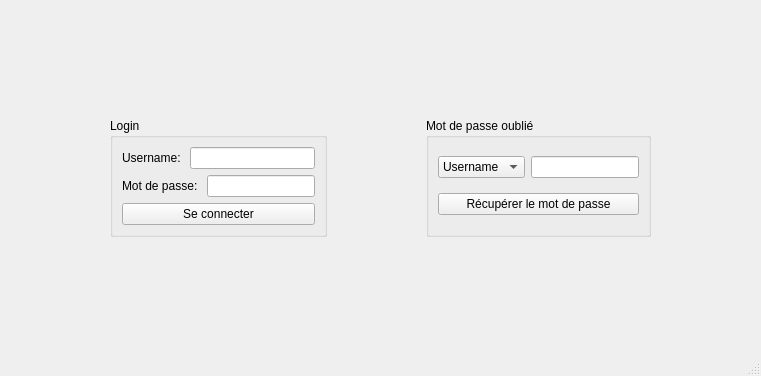
<?xml version="1.0" encoding="UTF-8"?>
<ui version="4.0">
 <class>MainWindow</class>
 <widget class="QMainWindow" name="MainWindow">
  <property name="geometry">
   <rect>
    <x>0</x>
    <y>0</y>
    <width>761</width>
    <height>376</height>
   </rect>
  </property>
  <property name="windowTitle">
   <string>MainWindow</string>
  </property>
  <widget class="QWidget" name="centralwidget">
   <layout class="QVBoxLayout" name="verticalLayout_2">
    <item>
     <widget class="QStackedWidget" name="stackedWidget">
      <property name="currentIndex">
       <number>0</number>
      </property>
      <widget class="QWidget" name="page">
       <layout class="QVBoxLayout" name="verticalLayout_7">
        <item>
         <spacer name="verticalSpacer">
          <property name="orientation">
           <enum>Qt::Vertical</enum>
          </property>
          <property name="sizeHint" stdset="0">
           <size>
            <width>20</width>
            <height>40</height>
           </size>
          </property>
         </spacer>
        </item>
        <item>
         <layout class="QVBoxLayout" name="verticalLayout_6">
          <item>
           <layout class="QHBoxLayout" name="horizontalLayout_6">
            <item>
             <spacer name="horizontalSpacer">
              <property name="orientation">
               <enum>Qt::Horizontal</enum>
              </property>
              <property name="sizeHint" stdset="0">
               <size>
                <width>40</width>
                <height>20</height>
               </size>
              </property>
             </spacer>
            </item>
            <item>
             <layout class="QVBoxLayout" name="verticalLayout_5">
              <item>
               <widget class="QGroupBox" name="groupBox">
                <property name="title">
                 <string>Login</string>
                </property>
                <layout class="QVBoxLayout" name="verticalLayout">
                 <item>
                  <layout class="QHBoxLayout" name="horizontalLayout">
                   <item>
                    <widget class="QLabel" name="label">
                     <property name="text">
                      <string>Username: </string>
                     </property>
                    </widget>
                   </item>
                   <item>
                    <widget class="QLineEdit" name="lineEdit_Username"/>
                   </item>
                  </layout>
                 </item>
                 <item>
                  <layout class="QHBoxLayout" name="horizontalLayout_2">
                   <item>
                    <widget class="QLabel" name="label_2">
                     <property name="text">
                      <string>Mot de passe: </string>
                     </property>
                    </widget>
                   </item>
                   <item>
                    <widget class="QLineEdit" name="lineEdit_Password">
                     <property name="echoMode">
                      <enum>QLineEdit::Password</enum>
                     </property>
                    </widget>
                   </item>
                  </layout>
                 </item>
                 <item>
                  <widget class="QPushButton" name="pushButtonSeConnecter">
                   <property name="text">
                    <string>Se connecter</string>
                   </property>
                  </widget>
                 </item>
                </layout>
               </widget>
              </item>
             </layout>
            </item>
            <item>
             <spacer name="horizontalSpacer_3">
              <property name="orientation">
               <enum>Qt::Horizontal</enum>
              </property>
              <property name="sizeHint" stdset="0">
               <size>
                <width>40</width>
                <height>20</height>
               </size>
              </property>
             </spacer>
            </item>
            <item>
             <widget class="QGroupBox" name="groupBox_3">
              <property name="title">
               <string>Mot de passe oublié</string>
              </property>
              <layout class="QVBoxLayout" name="verticalLayout_4">
               <item>
                <layout class="QHBoxLayout" name="horizontalLayout_5">
                 <item>
                  <widget class="QComboBox" name="comboBox">
                   <item>
                    <property name="text">
                     <string>Username</string>
                    </property>
                   </item>
                   <item>
                    <property name="text">
                     <string>Email</string>
                    </property>
                   </item>
                  </widget>
                 </item>
                 <item>
                  <widget class="QLineEdit" name="lineEdit_Username_mdp_oublie"/>
                 </item>
                </layout>
               </item>
               <item>
                <widget class="QPushButton" name="pushButtonmdpoubliee">
                 <property name="text">
                  <string>Récupérer le mot de passe</string>
                 </property>
                </widget>
               </item>
              </layout>
             </widget>
            </item>
            <item>
             <spacer name="horizontalSpacer_2">
              <property name="orientation">
               <enum>Qt::Horizontal</enum>
              </property>
              <property name="sizeHint" stdset="0">
               <size>
                <width>40</width>
                <height>20</height>
               </size>
              </property>
             </spacer>
            </item>
           </layout>
          </item>
         </layout>
        </item>
        <item>
         <spacer name="verticalSpacer_2">
          <property name="orientation">
           <enum>Qt::Vertical</enum>
          </property>
          <property name="sizeHint" stdset="0">
           <size>
            <width>20</width>
            <height>40</height>
           </size>
          </property>
         </spacer>
        </item>
       </layout>
      </widget>
      <widget class="QWidget" name="page_2">
       <layout class="QVBoxLayout" name="verticalLayout_19">
        <item>
         <layout class="QVBoxLayout" name="verticalLayout_18">
          <item>
           <spacer name="verticalSpacer_8">
            <property name="orientation">
             <enum>Qt::Vertical</enum>
            </property>
            <property name="sizeHint" stdset="0">
             <size>
              <width>20</width>
              <height>40</height>
             </size>
            </property>
           </spacer>
          </item>
          <item>
           <layout class="QHBoxLayout" name="horizontalLayout_23">
            <item>
             <spacer name="horizontalSpacer_11">
              <property name="orientation">
               <enum>Qt::Horizontal</enum>
              </property>
              <property name="sizeHint" stdset="0">
               <size>
                <width>40</width>
                <height>20</height>
               </size>
              </property>
             </spacer>
            </item>
            <item>
             <layout class="QVBoxLayout" name="verticalLayout_17">
              <item>
               <widget class="QPushButton" name="pushButton_ENR">
                <property name="text">
                 <string>Enregistrement des compte</string>
                </property>
               </widget>
              </item>
              <item>
               <layout class="QHBoxLayout" name="horizontalLayout_21">
                <item>
                 <widget class="QPushButton" name="pushButton_2">
                  <property name="text">
                   <string>Gestion de finance</string>
                  </property>
                 </widget>
                </item>
                <item>
                 <widget class="QPushButton" name="pushButton_5">
                  <property name="text">
                   <string>Gestion des clients</string>
                  </property>
                 </widget>
                </item>
                <item>
                 <widget class="QPushButton" name="pushButton_6">
                  <property name="text">
                   <string>Gestion de maintenance</string>
                  </property>
                 </widget>
                </item>
               </layout>
              </item>
              <item>
               <layout class="QHBoxLayout" name="horizontalLayout_22">
                <item>
                 <widget class="QPushButton" name="pushButton_7">
                  <property name="text">
                   <string>Gestion de fournisseurs</string>
                  </property>
                 </widget>
                </item>
                <item>
                 <widget class="QPushButton" name="pushButton_15">
                  <property name="text">
                   <string>Gestion des employées</string>
                  </property>
                 </widget>
                </item>
                <item>
                 <widget class="QPushButton" name="pushButton_13">
                  <property name="text">
                   <string>Gestion de stock</string>
                  </property>
                 </widget>
                </item>
               </layout>
              </item>
             </layout>
            </item>
            <item>
             <spacer name="horizontalSpacer_12">
              <property name="orientation">
               <enum>Qt::Horizontal</enum>
              </property>
              <property name="sizeHint" stdset="0">
               <size>
                <width>40</width>
                <height>20</height>
               </size>
              </property>
             </spacer>
            </item>
           </layout>
          </item>
          <item>
           <spacer name="verticalSpacer_7">
            <property name="orientation">
             <enum>Qt::Vertical</enum>
            </property>
            <property name="sizeHint" stdset="0">
             <size>
              <width>20</width>
              <height>40</height>
             </size>
            </property>
           </spacer>
          </item>
         </layout>
        </item>
       </layout>
      </widget>
      <widget class="QWidget" name="page_3">
       <layout class="QVBoxLayout" name="verticalLayout_10">
        <item>
         <layout class="QHBoxLayout" name="horizontalLayout_25">
          <item>
           <widget class="QPushButton" name="pushButtonRetour">
            <property name="text">
             <string>Retour</string>
            </property>
           </widget>
          </item>
          <item>
           <widget class="QPushButton" name="pushButtonRetourMPrincipale">
            <property name="text">
             <string>Retour Page connexion</string>
            </property>
           </widget>
          </item>
         </layout>
        </item>
        <item>
         <widget class="QTableView" name="tableViewUP"/>
        </item>
        <item>
         <layout class="QHBoxLayout" name="horizontalLayout_11">
          <item>
           <widget class="QGroupBox" name="groupBox_8">
            <property name="title">
             <string>Suppression:</string>
            </property>
            <layout class="QVBoxLayout" name="verticalLayout_20">
             <item>
              <layout class="QHBoxLayout" name="horizontalLayout_24">
               <item>
                <widget class="QLabel" name="label_15">
                 <property name="text">
                  <string>ID: </string>
                 </property>
                </widget>
               </item>
               <item>
                <widget class="QLineEdit" name="lineEdit_Username_UP_sup"/>
               </item>
              </layout>
             </item>
             <item>
              <widget class="QPushButton" name="pushButton_supp_up">
               <property name="text">
                <string>Supprimer</string>
               </property>
              </widget>
             </item>
            </layout>
           </widget>
          </item>
          <item>
           <widget class="QGroupBox" name="groupBox_4">
            <property name="title">
             <string>Enregistrement: </string>
            </property>
            <layout class="QVBoxLayout" name="verticalLayout_8">
             <item>
              <layout class="QHBoxLayout" name="horizontalLayout_7">
               <item>
                <widget class="QLabel" name="label_5">
                 <property name="text">
                  <string>Username: </string>
                 </property>
                </widget>
               </item>
               <item>
                <widget class="QLineEdit" name="lineEdit_Username_UP"/>
               </item>
              </layout>
             </item>
             <item>
              <layout class="QHBoxLayout" name="horizontalLayout_8">
               <item>
                <widget class="QLabel" name="label_6">
                 <property name="text">
                  <string>Mot de passe: </string>
                 </property>
                </widget>
               </item>
               <item>
                <widget class="QLineEdit" name="lineEdit_MDP_UP"/>
               </item>
              </layout>
             </item>
             <item>
              <layout class="QHBoxLayout" name="horizontalLayout_9">
               <item>
                <widget class="QLabel" name="label_7">
                 <property name="text">
                  <string>E-mail: </string>
                 </property>
                </widget>
               </item>
               <item>
                <widget class="QLineEdit" name="lineEdit_email_UP"/>
               </item>
              </layout>
             </item>
             <item>
              <layout class="QHBoxLayout" name="horizontalLayout_10">
               <item>
                <widget class="QLabel" name="label_8">
                 <property name="text">
                  <string>Role: </string>
                 </property>
                </widget>
               </item>
               <item>
                <widget class="QLineEdit" name="lineEdit_role_up"/>
               </item>
              </layout>
             </item>
             <item>
              <widget class="QPushButton" name="pushButton_14">
               <property name="text">
                <string>Enregistrer</string>
               </property>
              </widget>
             </item>
            </layout>
           </widget>
          </item>
         </layout>
        </item>
       </layout>
      </widget>
     </widget>
    </item>
   </layout>
  </widget>
  <widget class="QMenuBar" name="menubar">
   <property name="geometry">
    <rect>
     <x>0</x>
     <y>0</y>
     <width>761</width>
     <height>21</height>
    </rect>
   </property>
  </widget>
  <widget class="QStatusBar" name="statusbar"/>
 </widget>
 <resources/>
 <connections/>
</ui>
